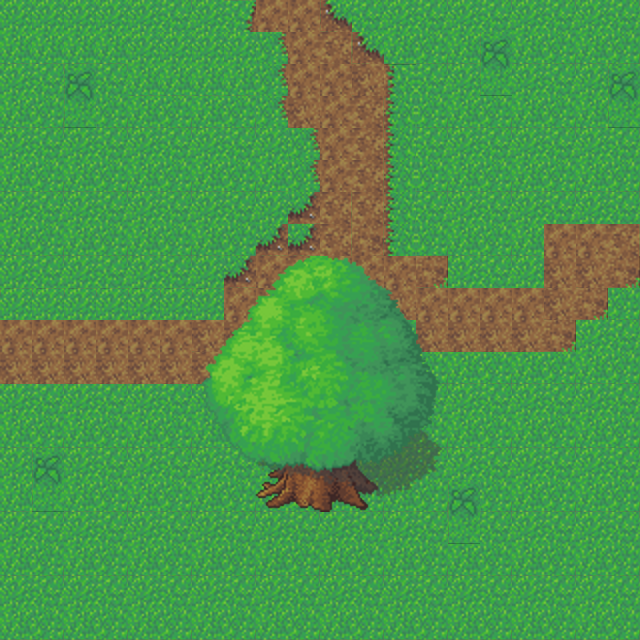

This is a level from a 2D game, rendered from its Tiled map with the project's own tilesets. A one-line summary and the map file follow, with tile-layer data summarised:
An orthogonal 20x20 tile map with 32x32 px tiles, 3 tile layers (back, fore, top), 2 tilesets and 2 objects.

<map version="1.0" tiledversion="1.1.5" orientation="orthogonal" renderorder="right-down" width="20" height="20" tilewidth="32" tileheight="32" infinite="0" nextobjectid="3">
 <tileset firstgid="1" source="grass.tsx" />
 <tileset firstgid="73" source="tree2-final.tsx" />
 <layer name="back" width="20" height="20">
  <data>[400 cells, 400 non-empty, 19 distinct tile ids]</data>
 </layer>
 <layer name="fore" width="20" height="20">
  <data>[400 cells, 16 non-empty, 16 distinct tile ids]</data>
 </layer>
 <layer name="top" width="20" height="20">
  <data>[400 cells, 48 non-empty, 48 distinct tile ids]</data>
 </layer>
 <objectgroup name="collision">
  <object id="1" x="255" y="445" width="125" height="62" />
  <object id="2" x="4" y="583" width="631" height="49" />
 </objectgroup>
</map>
